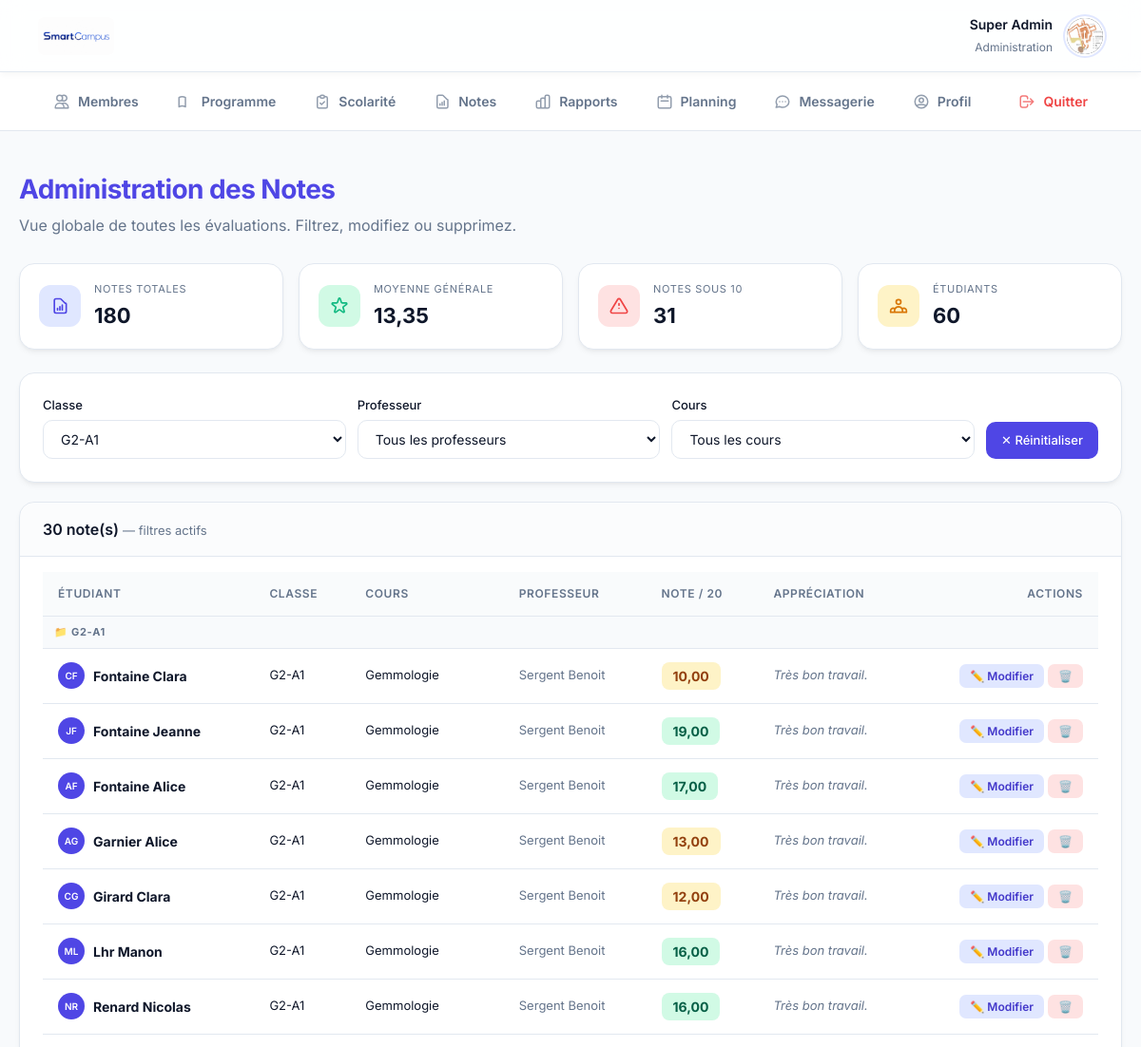
/admin_notes.php?groupe_id=6 (signed in, upper part), run on an earlier commit of the app's database.
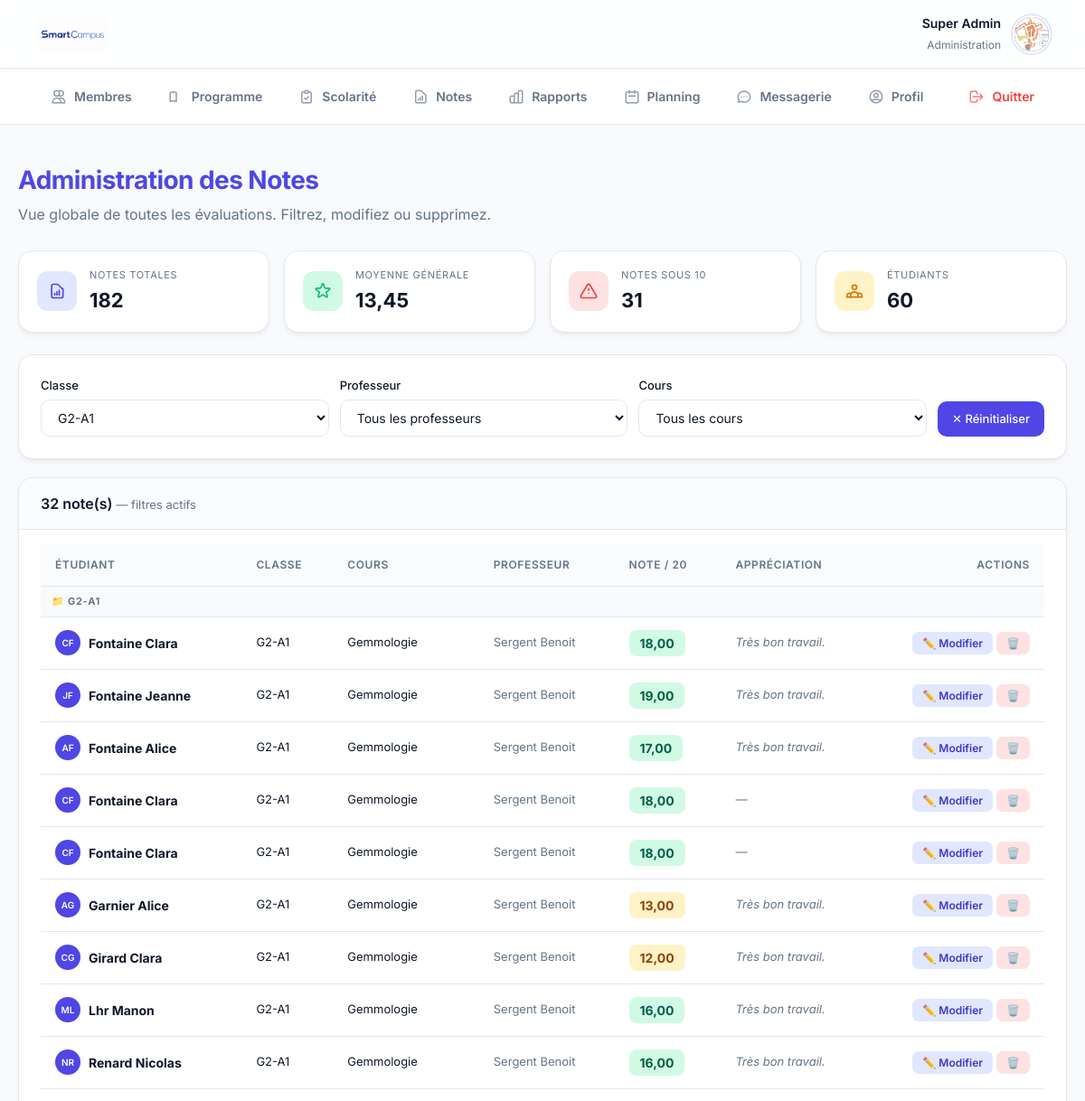
And on a later commit of the database.
### tables this page shows
CREATE TABLE notes (
        id INTEGER PRIMARY KEY AUTOINCREMENT,
        etudiant_id INTEGER,
        cours_id INTEGER,
        valeur_note REAL,
        commentaire TEXT,
        FOREIGN KEY(etudiant_id) REFERENCES utilisateurs(id) ON DELETE CASCADE,
        FOREIGN KEY(cours_id) REFERENCES cours(id) ON DELETE CASCADE
    );

CREATE TABLE groupes (
        id INTEGER PRIMARY KEY AUTOINCREMENT,
        nom TEXT NOT NULL UNIQUE
    );

CREATE TABLE cours (
        id INTEGER PRIMARY KEY AUTOINCREMENT,
        titre TEXT NOT NULL,
        categorie TEXT NOT NULL,
        description TEXT,
        groupe_id INTEGER,
        professeur_id INTEGER, jour VARCHAR(20) DEFAULT 'Lundi', heure_debut VARCHAR(10) DEFAULT '08:30', heure_fin VARCHAR(10) DEFAULT '10:30', salle VARCHAR(50) DEFAULT 'Non assignée',
        FOREIGN KEY(groupe_id) REFERENCES groupes(id) ON DELETE CASCADE,
        FOREIGN KEY(professeur_id) REFERENCES utilisateurs(id) ON DELETE SET NULL
    );

### admin_notes.php (the view, shortened to what the changed rows need)
<?php
require_once 'db.php';
$filtre_groupe = isset($_GET['groupe_id']) ? intval($_GET['groupe_id']) : null;
$filtre_prof   = isset($_GET['prof_id'])   ? intval($_GET['prof_id'])   : null;
$filtre_cours  = isset($_GET['cours_id'])  ? intval($_GET['cours_id'])  : null;
$where_notes = "1=1";
$params_notes = [];
if ($filtre_groupe) { $where_notes .= " AND g.id = ?";            $params_notes[] = $filtre_groupe; }
$stmt_notes = $db->prepare("
    SELECT n.id as note_id, n.valeur_note, n.commentaire,
           u.id as etudiant_id, u.nom as etud_nom, u.prenom as etud_prenom,
           c.id as cours_id, c.titre as cours_titre,
           g.nom as groupe_nom,
           p.nom as prof_nom, p.prenom as prof_prenom
    FROM notes n
    JOIN utilisateurs u ON n.etudiant_id = u.id
    JOIN cours c ON n.cours_id = c.id
    JOIN groupes g ON c.groupe_id = g.id
    JOIN utilisateurs p ON c.professeur_id = p.id
    WHERE $where_notes
    ORDER BY g.nom, c.titre, u.nom
");
$stmt_notes->execute($params_notes);
$toutes_notes = $stmt_notes->fetchAll();
$total_notes_global = $db->query("SELECT COUNT(*) FROM notes")->fetchColumn();
$moy_globale        = round((float) $db->query("SELECT AVG(valeur_note) FROM notes")->fetchColumn(), 2);
?>
<!DOCTYPE html>
<html lang="fr">
<head>
    <link rel="stylesheet" href="style.css">
</head>
<body>
    <div class="container">
        <div style="margin-bottom: 28px;">
            <h1 style="color:var(--primary);">Administration des Notes</h1>
        </div>
        <div class="stats-admin">
            <div class="card stat-mini">
                <div>
                    <div class="stat-mini-label">Notes totales</div>
                    <div class="stat-mini-val"><?= $total_notes_global ?></div>
                </div>
            </div>
            <div class="card stat-mini">
                <div>
                    <div class="stat-mini-label">Moyenne générale</div>
                    <div class="stat-mini-val"><?= $total_notes_global > 0 ? number_format($moy_globale, 2, ',', ' ') : '—' ?></div>
                </div>
            </div>
        </div>
        <div class="card">
            <div class="card-header" style="margin-bottom:16px;">
                <h2>
                    <?= count($toutes_notes) ?> note(s)
                    <?php if ($filtre_groupe || $filtre_prof || $filtre_cours): ?>
                        <span style="font-size:13px; font-weight:400; color:var(--text-muted);">— filtres actifs</span>
                    <?php endif; ?>
                </h2>
            </div>
            <?php if (empty($toutes_notes)): ?>
                <div class="empty-state">
                    <svg width="48" height="48" fill="none" viewBox="0 0 24 24" stroke="currentColor" stroke-width="1.5">
                        <path stroke-linecap="round" stroke-linejoin="round" d="M9 17v-2m3 2v-4m3 4v-6m2 10H7a2 2 0 01-2-2V5a2 2 0 012-2h5.586a1 1 0 01.707.293l5.414 5.414A1 1 0 0120 9.414V19a2 2 0 01-2 2z"/>
                    </svg>
                    <p>Aucune note ne correspond aux filtres sélectionnés.</p>
                </div>
            <?php else: ?>
                <table>
                    <tr>
                        <th>Étudiant</th>
                        <th>Classe</th>
                        <th>Cours</th>
                        <th>Professeur</th>
                        <th>Note / 20</th>
                        <th>Appréciation</th>
                        <th style="text-align:right;">Actions</th>
                    </tr>
                    <?php
                    $groupe_affiché = '';
                    foreach($toutes_notes as $n):
                        if ($n['groupe_nom'] !== $groupe_affiché && !$filtre_cours):
                            $groupe_affiché = $n['groupe_nom'];
                            echo "<tr class='group-sep'><td colspan='7'>📁 " . htmlspecialchars($groupe_affiché) . "</td></tr>";
                        endif;
                        $val = floatval($n['valeur_note']);
                        $badgeCls = $val >= 14 ? 'note-good' : ($val >= 10 ? 'note-mid' : 'note-bad');
                        $init = strtoupper(substr($n['etud_prenom'], 0, 1) . substr($n['etud_nom'], 0, 1));
                        $av = glob("uploads/avatars/avatar_" . $n['etudiant_id'] . ".*");
                    ?>
                    <tr>
                        <td>
                            <div style="display:flex; align-items:center; gap:9px;">
                                <div class="avatar-small" style="width:28px;height:28px;font-size:10px;box-shadow:none;">
                                    <?php if(!empty($av)): ?><img src="<?= $av[0] ?>" alt=""><?php else: ?><?= $init ?><?php endif; ?>
                                </div>
                                <strong><?= htmlspecialchars($n['etud_nom'] . ' ' . $n['etud_prenom']) ?></strong>
                            </div>
                        </td>
                        <td style="font-size:13px;"><?= htmlspecialchars($n['groupe_nom']) ?></td>
                        <td style="font-size:13px;"><?= htmlspecialchars($n['cours_titre']) ?></td>
                        <td style="font-size:13px; color:var(--text-muted);"><?= htmlspecialchars($n['prof_nom'] . ' ' . $n['prof_prenom']) ?></td>
                        <td><span class="note-badge <?= $badgeCls ?>"><?= number_format($val, 2, ',', ' ') ?></span></td>
                        <td style="font-size:13px; color:var(--text-muted); font-style:italic; max-width:180px;">
                            <?= !empty($n['commentaire']) ? htmlspecialchars($n['commentaire']) : '—' ?>
                        </td>
                        <td style="text-align:right; white-space:nowrap;">
                            <button class="btn-edit"
                                onclick="ouvrirModale(
                                    <?= $n['note_id'] ?>,
                                    <?= $val ?>,
                                    '<?= htmlspecialchars(addslashes($n['commentaire'] ?? '')) ?>',
                                    '<?= htmlspecialchars($n['etud_prenom'] . ' ' . $n['etud_nom']) ?>',
                                    '<?= htmlspecialchars($n['cours_titre']) ?>'
                                )">
                                ✏️ Modifier
                            </button>
                            <form method="POST" style="display:inline;" onsubmit="return confirm('Supprimer cette note définitivement ?');">
                                <button type="submit" class="btn-del">🗑️</button>
                            </form>
                        </td>
                    </tr>
                    <?php endforeach; ?>
                </table>
            <?php endif; ?>
        </div>
    </div>
</body>
</html>

What changed in the data, as far as the page shows it:
changed notes (number 1 of 9 on the later page): valeur_note "10,00" → "18,00"
added notes: init "CF", etud_prenom "Fontaine Clara", groupes.nom "G2-A1", cours.titre "Gemmologie", prof_prenom "Sergent Benoit", valeur_note "18,00"
added notes: init "CF", etud_prenom "Fontaine Clara", groupes.nom "G2-A1", cours.titre "Gemmologie", prof_prenom "Sergent Benoit", valeur_note "18,00"
Also different on the page:
$total_notes_global: "180" → "182"
$moy_globale: "13,35" → "13,45"
count($toutes_notes): "30" → "32"
